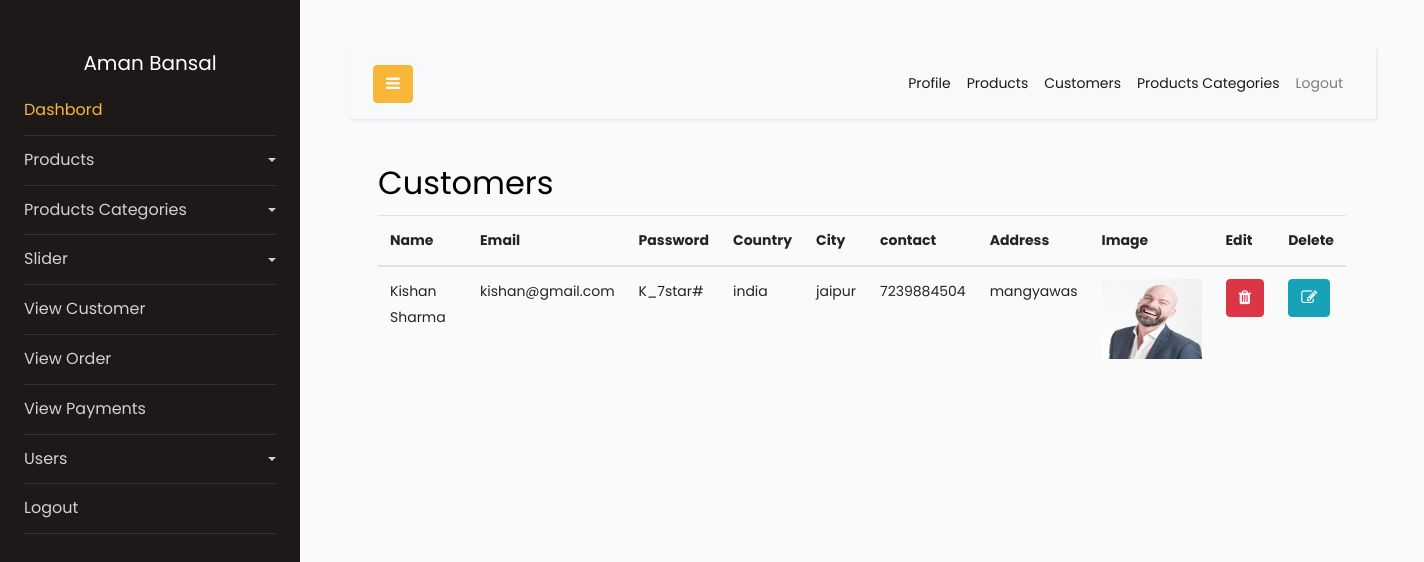
/vegefoods/admin/index.php?view_customer (signed in), run on the app's committed database.
### tables this page shows
CREATE TABLE `customers` (
  `customer_id` int(11) NOT NULL,
  `customer_name` varchar(20) NOT NULL,
  `customer_email` varchar(20) NOT NULL,
  `customer_pass` varchar(20) NOT NULL,
  `customer_country` varchar(20) NOT NULL,
  `customer_city` varchar(20) NOT NULL,
  `customer_contact` bigint(20) NOT NULL,
  `customer_address` text NOT NULL,
  `customer_img` blob NOT NULL
);

### vegefoods/admin/view_customer.php (the view, shortened to what this page needs)
<div class="container">
  <h2>Customers</h2>
  <table class="table table-hover">
    <thead>
      <tr>
        <th>Name</th>
        <th>Email</th>
        <th>Password</th>
        <th>Country</th>
        <th>City</th>
        <th>contact</th>
        <th>Address</th>
        <th>Image</th>
        <th>Edit</th>
        <th>Delete</th>
      </tr>
    </thead>
    <tbody>
<?php
    $sql="select * from customers ";
    $run_sql=mysqli_query($conn,$sql);
    while($row_pro=mysqli_fetch_array($run_sql))
    {
        $customer_name=$row_pro['customer_name'];
        $customer_email=$row_pro['customer_email'];
        $customer_pass=$row_pro['customer_pass'];
        $customer_country=$row_pro['customer_country'];
        $customer_city=$row_pro['customer_city'];
        $customer_contact=$row_pro['customer_contact'];
        $customer_address=$row_pro['customer_address'];
        $customer_img=$row_pro['customer_img'];
        ?>
      <tr>
        <td><?php echo $customer_name ?></td>
        <td><?php echo $customer_email ?></td>
        <td><?php echo $customer_pass ?></td>
        <td><?php echo $customer_country ?></td>
        <td><?php echo $customer_city ?></td>
        <td><?php echo $customer_contact ?></td>
        <td><?php echo $customer_address ?></td>
        <td>
            <img src="../customer/Customer_images/<?php echo $customer_img ?>" height="80px" width="100px">
        </td>
        <td><a href="index.php?delete_product=<?php echo $pro_id ?>" class="btn btn-danger"> <i class="fa fa-trash"></i> </a> </td>
        <td><a href="index.php?edit_product=<?php echo $pro_id ?>" class="btn btn-info"> <i class="fa fa-edit"></i> </a> </td>
      </tr>
    <?php } ?>
    </tbody>
  </table>
</div>

### vegefoods/admin/includes/header_slider.php (shortened to what this page needs)
<div class="wrapper d-flex align-items-stretch">
			<nav id="sidebar">
				<div class="p-4 pt-5">
          <center>
          <h5 class="text-white"><?php echo $admin_name ?></h5>
          </center>
	        <ul class="list-unstyled components mb-5">
	          <li class="active">
            	<a href="index.php?dashbord">Dashbord</a>
				</li>
				<li>
	            <a href="#ProductsSubmenu" data-toggle="collapse" aria-expanded="false" class="dropdown-toggle">Products</a>
	          </li>
				<li>
	            <a href="#ProductcateSubmenu" data-toggle="collapse" aria-expanded="false" class="dropdown-toggle">Products Categories</a>
	          </li>
            <li>
	            <a href="#SliderSubmenu" data-toggle="collapse" aria-expanded="false" class="dropdown-toggle">Slider</a>
	          </li>
            <li>
	              <a href="index.php?view_customer">View Customer</a>
	          </li>
            <li>
	              <a href="index.php?view_order">View Order</a>
	          </li>
            <li>
	              <a href="index.php?view_payments">View Payments</a>
	          </li>
            <li>
	            <a href="#userSubmenu" data-toggle="collapse" aria-expanded="false" class="dropdown-toggle">Users</a>
	          </li>
            <li>
	              <a href="../logout.php">Logout</a>
	          </li>
	        </ul>
	      </div>
    	</nav>
		<div id="content" class="p-4 p-md-5">
<nav class="navbar navbar-expand-lg navbar-light bg-light">
          <div class="container-fluid">
            <button type="button" id="sidebarCollapse" class="btn btn-primary">
              <i class="fa fa-bars"></i>
            </button>
            <div class="collapse navbar-collapse" id="navbarSupportedContent">
              <ul class="nav navbar-nav ml-auto">
                <li class="nav-item active">
                    <a class="nav-link" href="index.php?user_profile=<?php echo $admin_id ?>">Profile</a>
                </li>
                <li class="nav-item active">
                    <a class="nav-link" href="index.php?view_products">Products</a>
                </li>
                <li class="nav-item active">
                    <a class="nav-link" href="index.php?view_customers">Customers</a>
                </li>
                <li class="nav-item active">
                    <a class="nav-link" href="index.php?pro_cat">Products Categories</a>
                </li>
                <li class="nav-item">
                    <a class="nav-link" href="logout.php">Logout</a>
                </li>
              </ul>
            </div>
          </div>
        </nav>

### data on the page
customers: customer_name "Kishan Sharma", customer_email "kishan@gmail.com", customer_pass "K_7star#", customer_country "india", customer_city "jaipur", customer_contact "7239884504", customer_address "mangyawas", customer_img (picture)

### other printed values
$admin_name "Aman Bansal"
